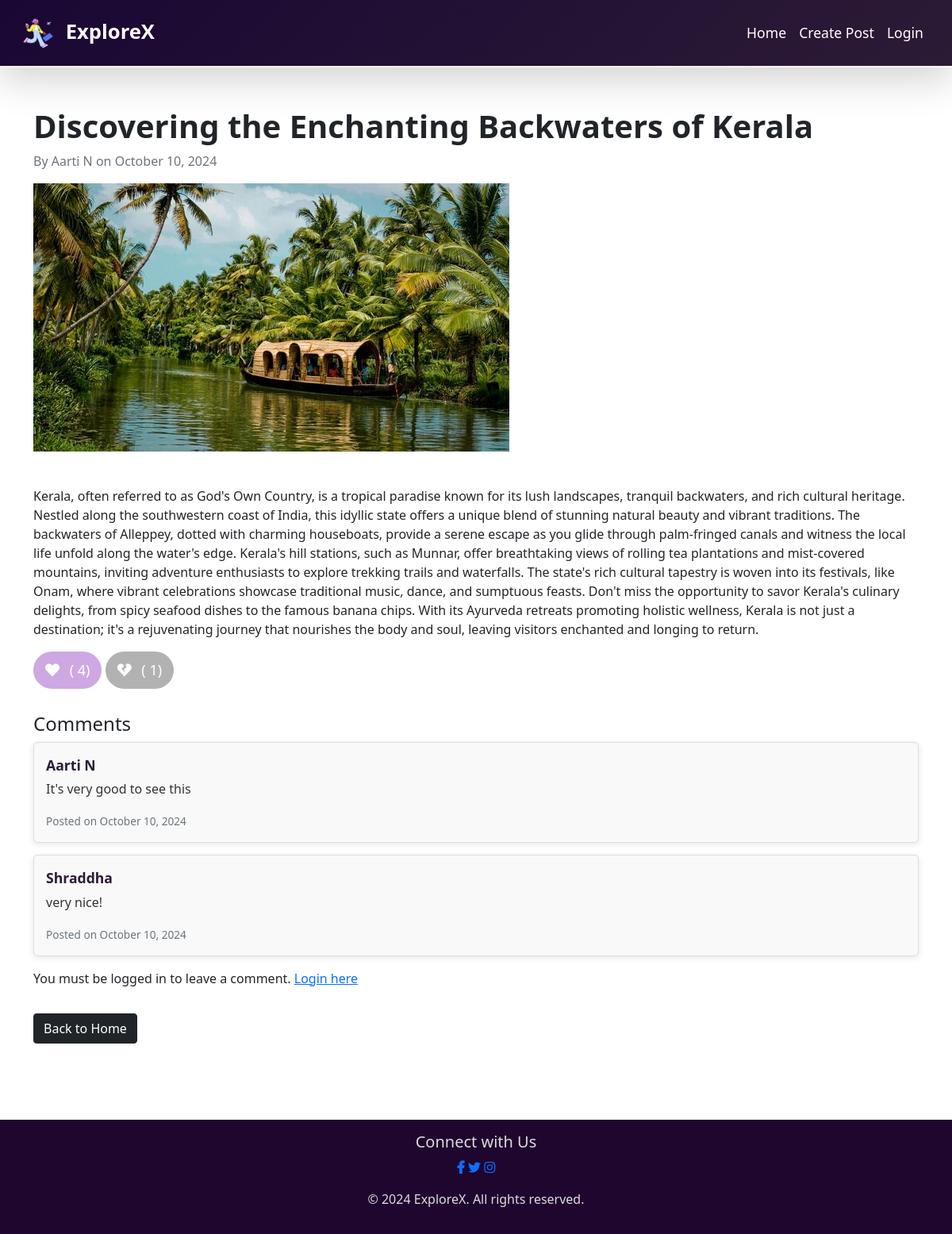
The app's page /view_post.php?id=4 with its own data.
### tables this page shows
CREATE TABLE `posts` (
  `id` int(11) NOT NULL,
  `title` varchar(255) NOT NULL,
  `content` text NOT NULL,
  `author` varchar(100) NOT NULL,
  `date` datetime NOT NULL DEFAULT current_timestamp(),
  `image` varchar(255) NOT NULL,
  `likes` int(11) NOT NULL DEFAULT 0,
  `dislikes` int(11) NOT NULL DEFAULT 0
);

CREATE TABLE `comments` (
  `id` int(11) NOT NULL,
  `post_id` int(11) DEFAULT NULL,
  `user_id` int(11) DEFAULT NULL,
  `comment` text DEFAULT NULL,
  `date` datetime DEFAULT current_timestamp()
);

CREATE TABLE `users` (
  `id` int(10) NOT NULL,
  `name` varchar(100) NOT NULL,
  `email` varchar(100) NOT NULL,
  `password` varchar(255) NOT NULL
);

### view_post.php (the view, shortened to what this page needs)
<?php
require 'db_connect.php';
if (isset($_GET['id'])) {
    $post_id = mysqli_real_escape_string($conn, $_GET['id']);
    $sql = "SELECT * FROM posts WHERE id = '$post_id'";
    $result = mysqli_query($conn, $sql);
    $post = mysqli_fetch_assoc($result);
  } else {
          header("Location: index.php");
          exit;
    }
    $comments_sql = "SELECT comments.*, users.name FROM comments JOIN users ON comments.user_id = users.id WHERE post_id = '$post_id' ORDER BY date DESC";
    $comments_result = mysqli_query($conn, $comments_sql);
?>
<!DOCTYPE html>
<html lang="en">
<head>
  <link href="https://stackpath.bootstrapcdn.com/bootstrap/4.5.2/css/bootstrap.min.css" rel="stylesheet">
  <link href="https://cdn.jsdelivr.net/npm/bootstrap@5.0.2/dist/css/bootstrap.min.css" rel="stylesheet">
  <link rel="stylesheet" href="https://cdnjs.cloudflare.com/ajax/libs/font-awesome/5.15.3/css/all.min.css">
  <link rel="stylesheet" href="poststyle.css">
</head>
<body>
  <nav class="navbar navbar-expand-lg navbar-dark bg-dark sticky-top shadow-lg py-3">
    <div class="container">
    <a class="navbar-brand fw-bold" href="#">
    <img src="logo.png" alt="Logo" width="40" height="40" class="d-inline-block align-middle mr-2">
    ExploreX
    </a>
    <div class="collapse navbar-collapse" id="navbarNav">
      <ul class="navbar-nav ml-auto">
        <li class="nav-item active">
          <a class="nav-link" href="index.php">Home</a>
        </li>
        <li class="nav-item">
          <a class="nav-link active" href="submit_blog.php">Create Post</a>
        </li>
        <?php if (isset($_SESSION['user_id'])): ?>
        <li class="nav-item dropdown">
          <a class="nav-link active dropdown-toggle" href="#" id="userDropdown" role="button" data-toggle="dropdown"
            aria-haspopup="true" aria-expanded="false">
            <i class="fas fa-user-circle"></i>
            <?php echo htmlspecialchars($_SESSION['name']); ?>
          </a>
          <div class="dropdown-menu dropdown-menu-right" aria-labelledby="userDropdown">
            <a class="dropdown-item" href="logout.php">Logout</a>
          </div>
        </li>
        <?php else: ?>
        <li class="nav-item">
          <a class="nav-link active" href="login_signup.php">Login</a>
        </li>
        <?php endif; ?>
      </ul>
    </div>
    </div>
  </nav>
  <div class="container blog-content">
    <div class="row">
      <div class="col-md-12">
        <h1 class="blog-title">
          <?php echo htmlspecialchars($post['title']); ?>
        </h1>
        <p class="blog-author">By
          <?php echo htmlspecialchars($post['author']); ?> on
          <?php echo date("F j, Y", strtotime($post['date'])); ?>
        </p>
        <?php if (!empty($post['image'])): ?>
        <img src="uploads/<?php echo htmlspecialchars($post['image']); ?>" class="blog-image mb-4" alt="Blog Image">
        <?php endif; ?>
        <div class="blog-body">
          <p>
            <?php echo nl2br(htmlspecialchars($post['content'])); ?>
          </p>
        </div>
        <div class="blog-interaction">
          <form method="POST" action="">
            <button type="submit" name="like" class="btn btn-heart" <?php echo isset($_SESSION['user_id']) ? ''
              : 'disabled' ; ?>>
              <i class="fas fa-heart"></i> (
              <?php echo $post['likes']; ?>)
            </button>
            <button type="submit" name="dislike" class="btn btn-broken-heart" <?php echo isset($_SESSION['user_id'])
              ? '' : 'disabled' ; ?>>
              <i class="fas fa-heart-broken"></i> (
              <?php echo $post['dislikes']; ?>)
            </button>
          </form>
        </div>
        <div class="comment-section">
          <h4>Comments</h4>
          <?php while ($comment = mysqli_fetch_assoc($comments_result)): ?>
          <div class="comment">
            <strong>
              <?php echo htmlspecialchars($comment['name']); ?>
            </strong>
            <p>
              <?php echo nl2br(htmlspecialchars($comment['comment'])); ?>
            </p>
            <small class="text-muted">Posted on
              <?php echo date("F j, Y", strtotime($comment['date'])); ?>
            </small>
          </div>
          <?php endwhile; ?>
          <?php if (isset($_SESSION['username'])): ?>
          <form method="POST" class="mt-4">
            <div class="form-group">
              <label for="comment">Add a Comment:</label>
              <textarea name="comment" class="form-control" rows="3" required></textarea>
            </div>
            <button type="submit" name="submit_comment" class="btn btn-dark">Submit Comment</button>
          </form>
          <?php else: ?>
          <p class="mt-3">You must be logged in to leave a comment. <a href="login_signup.php">Login here</a></p>
          <?php endif; ?>
        </div>
        <a href="index.php" class="btn btn-dark mt-3">Back to Home</a>
      </div>
    </div>
  </div>
  <br><br><br><br>
<footer class="text-center p-3 footer-color">
  <section class="social-icons text-center mb-3">
      <h5>Connect with Us</h5>
      <a href="#"><i class="fw-bold fab fa-facebook-f"></i></a>
      <a href="#"><i class="fab fa-twitter"></i></a>
      <a href="#"><i class="fab fa-instagram"></i></a>
  </section>
    <p>&copy; 2024 ExploreX. All rights reserved.</p>
</footer>
</body>
</html>

### poststyle.css (style rules this page uses)
.navbar { position: sticky; top: 0; background: linear-gradient(135deg, #1a0734 0%, #2c1b35 100%); border-bottom: 2px solid #fff; z-index: 1000; }
.navbar-brand { font-size: 1.6rem; color: #fff; }
.navbar-nav .nav-link { font-size: 1.1rem; padding: 0.75rem 1.5rem; }
.navbar .container { max-width: 1200px; }
.nav-item.active .nav-link { color: #fff; }
.blog-content { margin-top: 50px; }
.blog-image { max-width: 750px; height: auto; }
.blog-title { font-size: 2.5rem; font-weight: bold; }
.blog-author { color: #6c757d; }
.blog-body { margin-top: 20px; }
.comment-section { margin-top: 30px; }
.comment { background-color: #f9f9f9; border: 1px solid #ddd; border-radius: 5px; padding: 15px; margin-bottom: 15px; box-shadow: 0 2px 8px rgba(0, 0, 0, 0.1); }
.comment strong { font-size: 1.1rem; color: #2c1b35; }
.comment p { font-size: 1rem; color: #333; margin-top: 5px; }
.comment small { font-size: 0.85rem; color: #777; }
.btn-heart, .btn-broken-heart { font-size: 18px; padding: 10px 15px; border: none; cursor: pointer; transition: all 0.2s ease; }
.btn-heart { background-color: #541970; color: white; border-radius: 50px; }
.btn-broken-heart { background-color: #7f8c8d; color: white; border-radius: 50px; }
.btn-heart i, .btn-broken-heart i { margin-right: 8px; }
.btn-heart:disabled { background-color: #b37bd3; cursor: not-allowed; }
.btn-broken-heart:disabled { background-color: #8b8a8a; cursor: not-allowed; }
footer { color: rgb(221, 219, 219); background-color: #1e062f; }

### records on screen
posts: title "Discovering the Enchanting Backwaters of Kerala", author "Aarti N", date "October 10, 2024", image (picture), content "Kerala, often referred to as God's Own Country, is a tropical paradise known for its lush landscapes, tranquil backwaters, and rich cultural heritage. Nestled along the southwestern coast of India, this idyllic state offers a unique blend of stunning natural beauty and vibrant traditions. The backwaters of Alleppey, dotted with charming houseboats, provide a serene escape as you glide through palm-fringed canals and witness the local life unfold along the water's edge. Kerala's hill stations, such as Munnar, offer breathtaking views of rolling tea plantations and mist-covered mountains, inviting adventure enthusiasts to explore trekking trails and waterfalls. The state's rich cultural…", likes "4", dislikes "1"
comments: user.name "Aarti N", comment "It's very good to see this", date "October 10, 2024"
comments: user.name "Shraddha", comment "very nice!", date "October 10, 2024"
